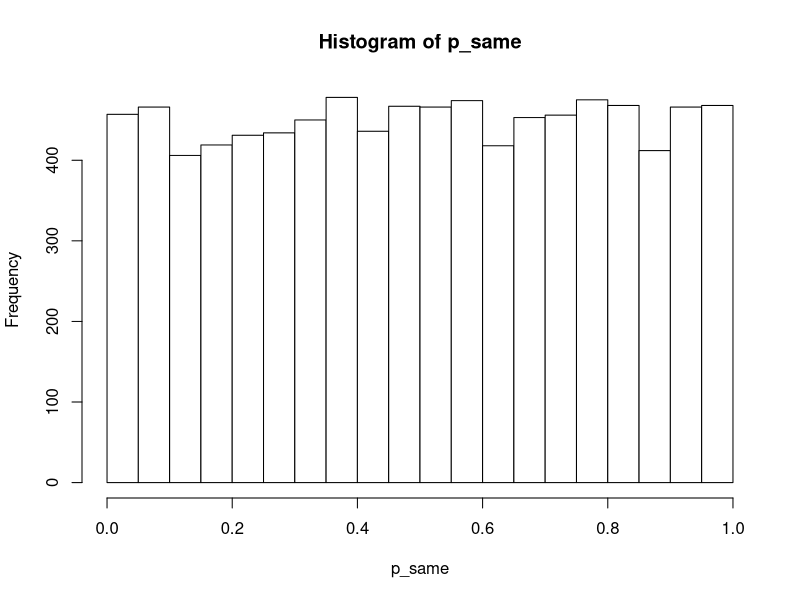
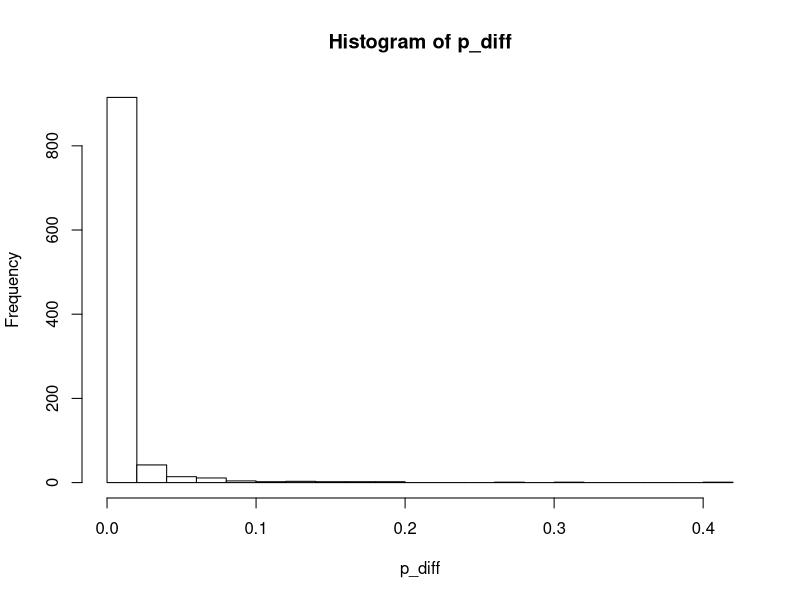
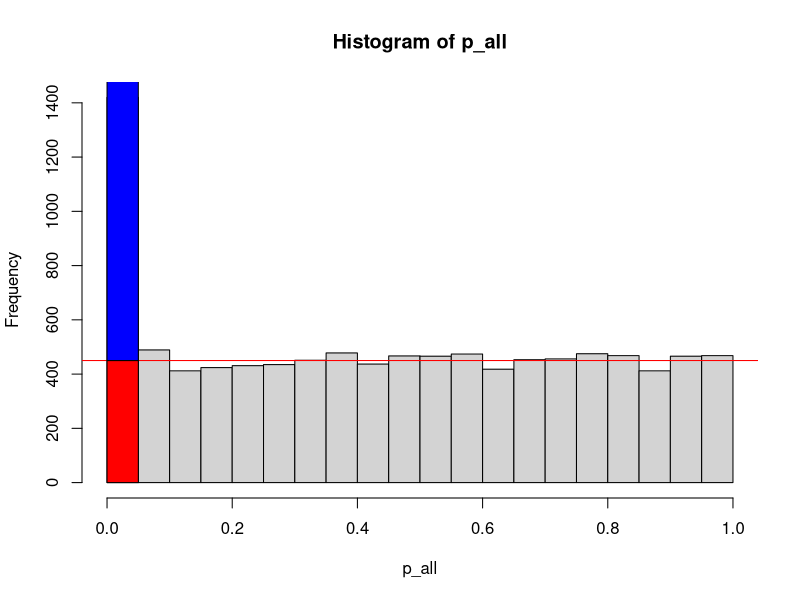

Recreate these plots in R, in order.
# let's simulate 10,000 one sample t-tests. our null hypothesis will be no difference between the mean. 
# for 9000 tests, the null hypothesis will be true (The mean of the sample and the null are both 10). 
# For 1000 tests, the null hypothesis will be false (The mean of the sample is 8 and the mean of 
# the null 10).

# We are going to use something very similar to the for loops we used to estimate the type 1 error rate 
# in the t-test section (line 85). set your alpha value to 0.05 and set the number of times we are going 
# to run the t-test with the null be true and the number of times with the null being false. 
N_iter_same=9000
N_iter_diff=1000
alpha=0.05

# I am going to create some empty vectors (basically just a list of values) for us to fill up with our 
# for loop
p_same=vector()
p_diff=vector()

# Now create 2 loops that run a t-test and then save the p-value in our vectors. 
for (i in 0:N_iter_same){
  x=rnorm(20, mean=10, sd=2.5)
  p=t.test(x,mu=10,alternative="g")[["p.value"]]
  p_same[i]=p
}

for (i in 0:N_iter_diff){
  x=rnorm(20, mean=10, sd=2.5)
  p=t.test(x,mu=8,alternative="g")[["p.value"]]
  p_diff[i]=p
}

# Now create a histogram for both sets of P-values. 
hist(p_same, breaks=20, col=col)
hist(p_diff, breaks=20, col=col)

# now combine all of the P-values together using c(). Call this combined vector p_all. 
p_all=c(p_same,p_diff)

# Create a histogram of P-all
hist(p_all, breaks=20)

# now add some extra detail using the code below. 
abline(h=450, col="red")
polygon(c(0,0,0.05,0.05),c(0,450,450,0), col="red")
polygon(c(0,0,0.05,0.05),c(450,1500,1500,450), col="blue")

# The purpose of Banjamini-Hockberg is to sort our significant P-values into this blue to reject group 
# and this red not to reject group. 
